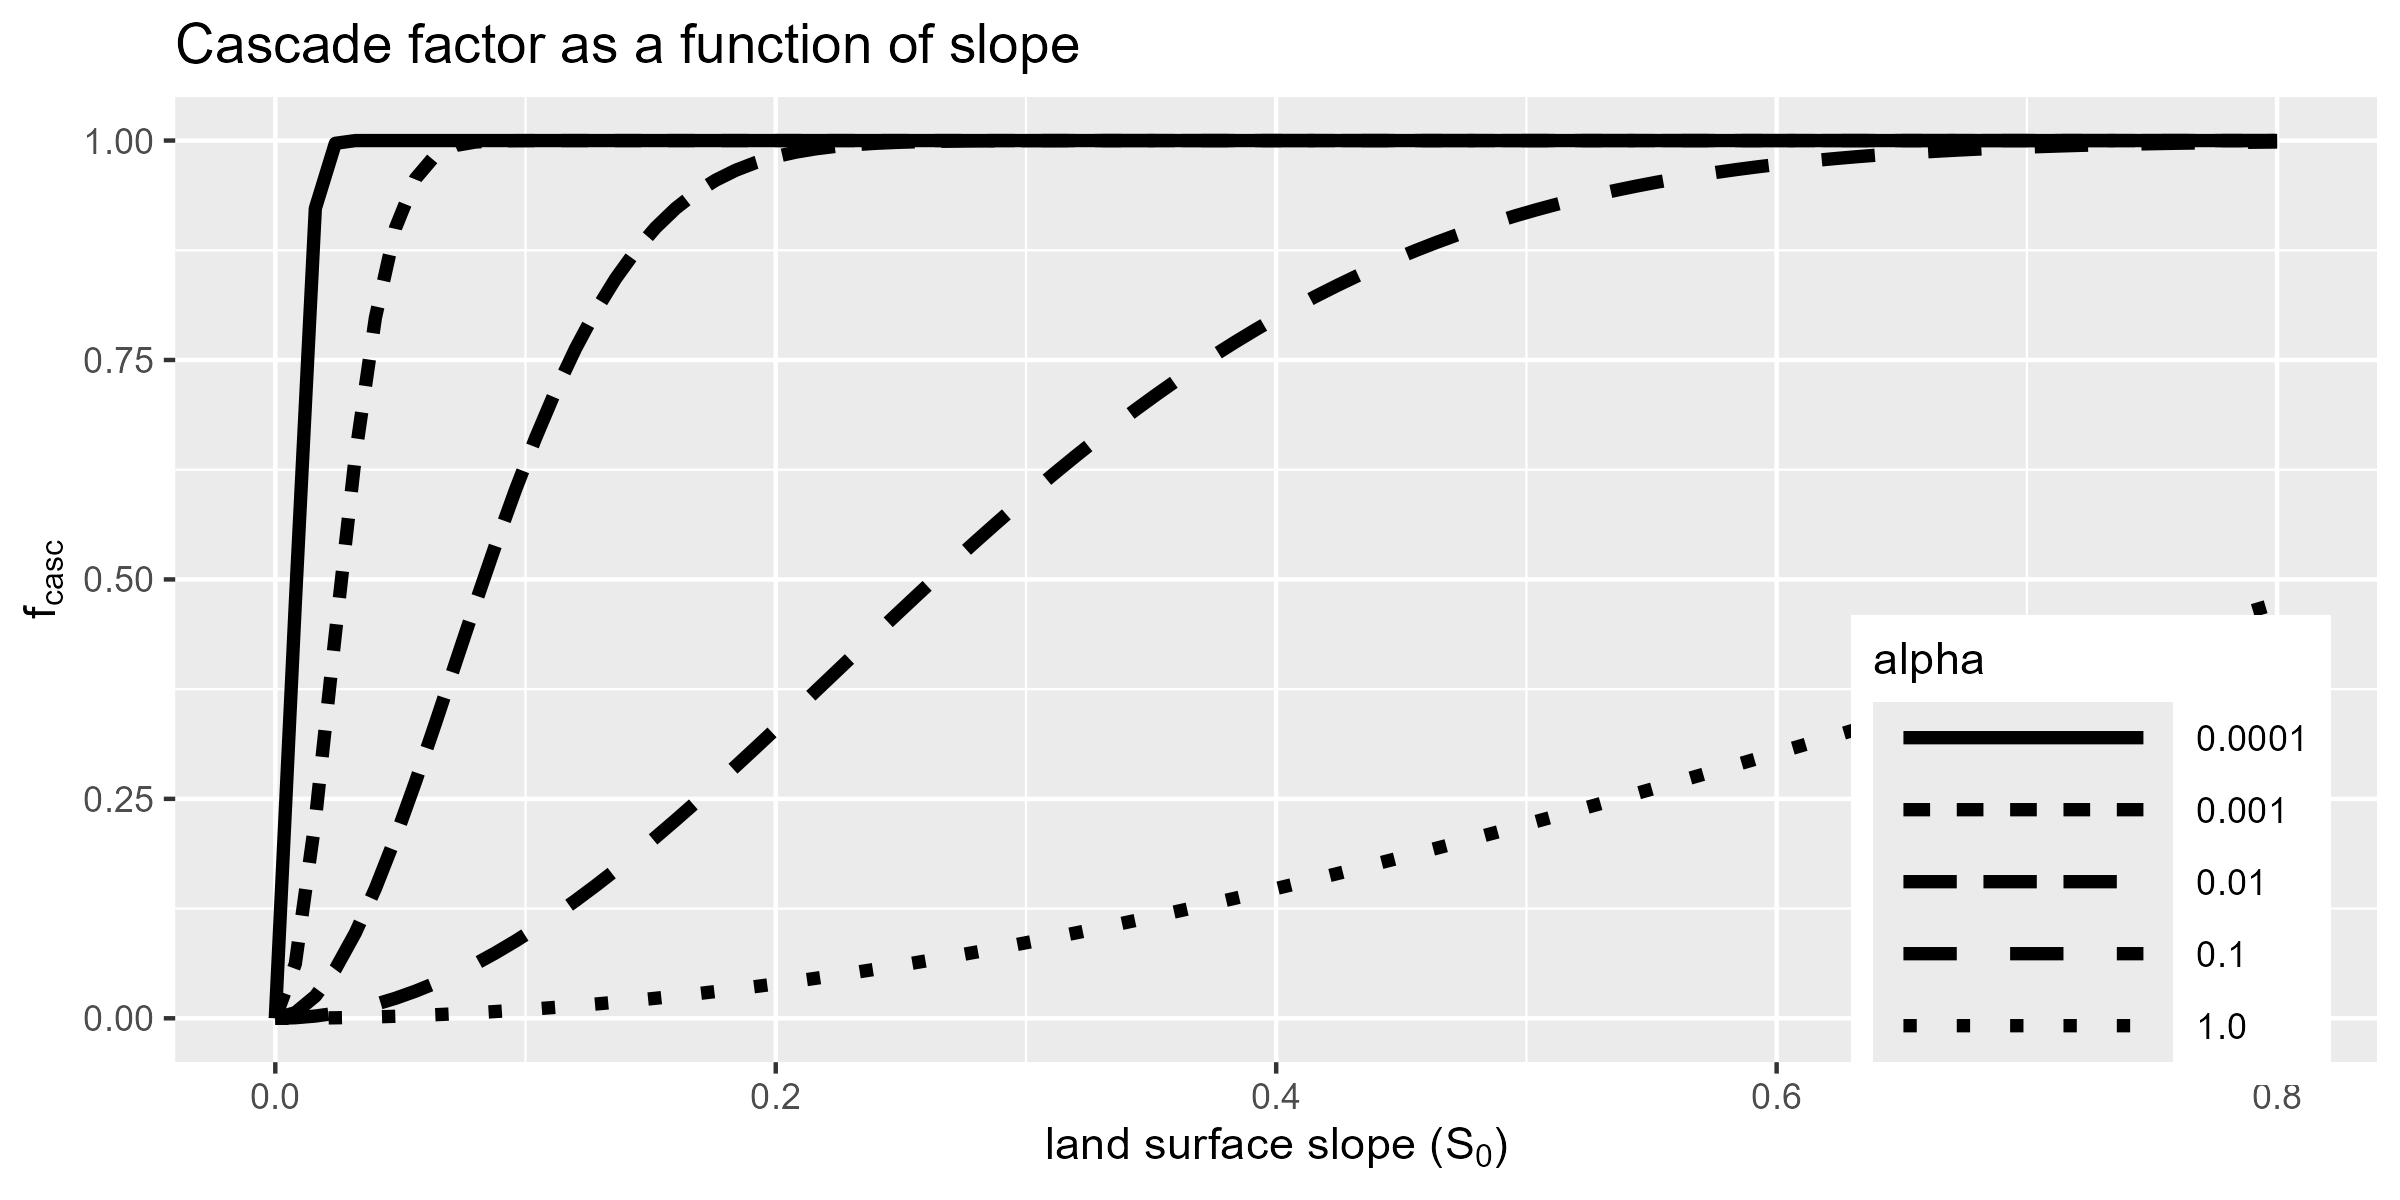

Generate this figure with R:


library(ggplot2)



fun.0 <- function(x) 1-exp(-x*x/.0001)
fun.1 <- function(x) 1-exp(-x*x/.001)
fun.2 <- function(x) 1-exp(-x*x/.01)
fun.3 <- function(x) 1-exp(-x*x/.1)
fun.4 <- function(x) 1-exp(-x*x/1.)

ggplot(data.frame(x = 0),aes(x=x)) + # dummy dataframe
  theme(legend.position = c(0.87, 0.22),
        legend.key.width = unit(1,"in")) +
  stat_function(aes(linetype='0.0001'), fun = fun.0, linewidth=1.5) +
  stat_function(aes(linetype='0.001'), fun = fun.1, linewidth=1.5) +
  stat_function(aes(linetype='0.01'), fun = fun.2, linewidth=1.5) +
  stat_function(aes(linetype='0.1'), fun = fun.3, linewidth=1.5) +
  stat_function(aes(linetype='1.0'), fun = fun.4, linewidth=1.5) +
  xlim(c(0,.8)) + 
  labs(title="Cascade factor as a function of slope", 
       linetype="alpha",
       # x=expression("land surface gradient ("*beta*")"), 
       x=expression("land surface slope ("*S[0]*")"),
       y=expression(f["casc"]))

ggsave('modelling/fig/rdrr-fcasc-1.png', width=8, height=4)
